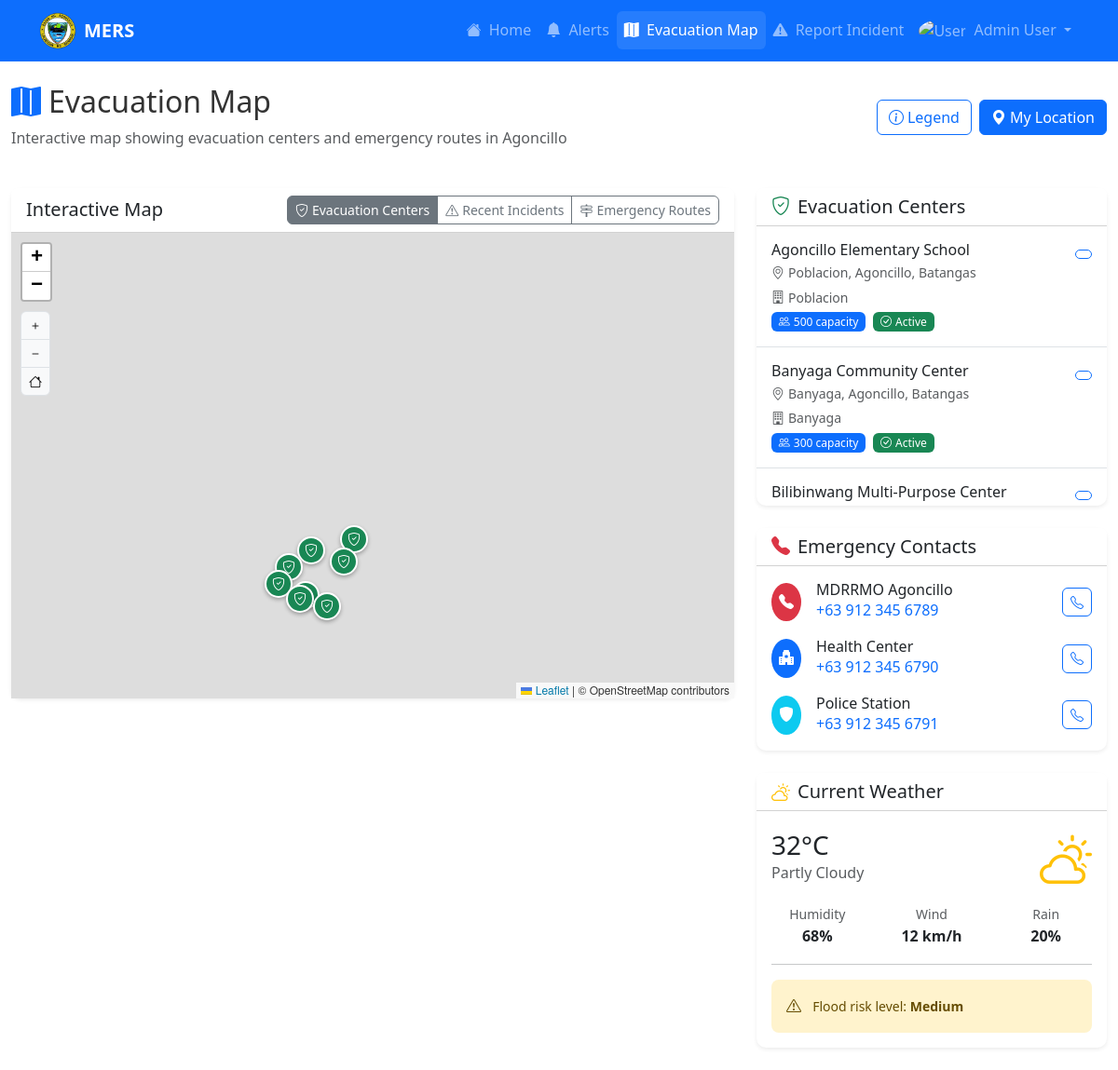
The app's page /user/map.php (signed in) with its own data.
### tables this page shows
CREATE TABLE users (
    id INT PRIMARY KEY AUTO_INCREMENT,
    first_name VARCHAR(100) NOT NULL,
    last_name VARCHAR(100) NOT NULL,
    email VARCHAR(255) UNIQUE NOT NULL,
    phone VARCHAR(20) UNIQUE NOT NULL,
    password VARCHAR(255) NOT NULL,
    address TEXT NOT NULL,
    barangay VARCHAR(100) NOT NULL,
    id_document VARCHAR(255),  
    selfie_photo VARCHAR(255),  
    verification_status ENUM('pending', 'verified', 'rejected') DEFAULT 'pending',
    phone_verified BOOLEAN DEFAULT FALSE,
    user_type ENUM('resident', 'admin') DEFAULT 'resident',
    created_at TIMESTAMP DEFAULT CURRENT_TIMESTAMP,
    updated_at TIMESTAMP DEFAULT CURRENT_TIMESTAMP ON UPDATE CURRENT_TIMESTAMP
);

CREATE TABLE evacuation_centers (
    id INT PRIMARY KEY AUTO_INCREMENT,
    name VARCHAR(255) NOT NULL,
    address TEXT NOT NULL,
    barangay_id INT NOT NULL,
    latitude DECIMAL(10, 8) NOT NULL,
    longitude DECIMAL(11, 8) NOT NULL,
    capacity INT NOT NULL,
    current_occupancy INT DEFAULT 0,
    facilities JSON,  
    contact_person VARCHAR(255),
    contact_number VARCHAR(20),
    status ENUM('active', 'inactive', 'full', 'maintenance') DEFAULT 'active',
    created_at TIMESTAMP DEFAULT CURRENT_TIMESTAMP,
    FOREIGN KEY (barangay_id) REFERENCES barangays(id)
);

CREATE TABLE barangays (
    id INT PRIMARY KEY AUTO_INCREMENT,
    name VARCHAR(100) NOT NULL,
    population INT DEFAULT 0,
    area_sqkm DECIMAL(10,2) DEFAULT 0,
    risk_level ENUM('low', 'medium', 'high', 'critical') DEFAULT 'low',
    created_at TIMESTAMP DEFAULT CURRENT_TIMESTAMP
);

### user/map.php (the view, shortened to what this page needs)
<?php
$database = new Database();
$db = $database->getConnection();
$query = "SELECT * FROM users WHERE id = :user_id";
$stmt = $db->prepare($query);
$stmt->bindParam(':user_id', $_SESSION['user_id']);
$stmt->execute();
$user = $stmt->fetch();
$query = "SELECT ec.*, b.name as barangay_name
          FROM evacuation_centers ec
          JOIN barangays b ON ec.barangay_id = b.id
          WHERE ec.status = 'active'
          ORDER BY ec.name";
$stmt = $db->prepare($query);
$stmt->execute();
$evacuation_centers = $stmt->fetchAll();
include '../includes/header.php';
?>
<nav class="navbar navbar-expand-lg navbar-dark bg-primary sticky-top">
    <div class="container">
        <a class="navbar-brand d-flex align-items-center" href="dashboard.php">
            <img src="../assets/img/logo.png" alt="Agoncillo Logo" class="me-2" style="height: 40px;">
            <span>MERS</span>
        </a>
        <div class="collapse navbar-collapse" id="navbarNav">
            <ul class="navbar-nav ms-auto">
                <li class="nav-item">
                    <a class="nav-link" href="dashboard.php"><i class="bi bi-house-fill me-1"></i> Home</a>
                </li>
                <li class="nav-item">
                    <a class="nav-link" href="alerts.php"><i class="bi bi-bell-fill me-1"></i> Alerts</a>
                </li>
                <li class="nav-item">
                    <a class="nav-link active" href="map.php"><i class="bi bi-map-fill me-1"></i> Evacuation Map</a>
                </li>
                <li class="nav-item">
                    <a class="nav-link" href="report.php"><i class="bi bi-exclamation-triangle-fill me-1"></i> Report Incident</a>
                </li>
                <li class="nav-item dropdown">
                    <a class="nav-link dropdown-toggle" href="#" id="userDropdown" role="button" data-bs-toggle="dropdown">
                        <img src="../<?php echo $user['selfie_photo'] ?: 'assets/img/user-avatar.jpg'; ?>" class="rounded-circle me-1" width="28" height="28" alt="User">
                        <span><?php echo $user['first_name'] . ' ' . $user['last_name']; ?></span>
                    </a>
                </li>
            </ul>
        </div>
    </div>
</nav>
<div class="container-fluid my-4">
    <div class="row mb-4">
        <div class="col-12">
            <div class="d-flex justify-content-between align-items-center mb-3">
                <div>
                    <h2><i class="bi bi-map-fill me-2 text-primary"></i>Evacuation Map</h2>
                    <p class="text-muted mb-0">Interactive map showing evacuation centers and emergency routes in Agoncillo</p>
                </div>
                <div class="d-flex gap-2">
                    <button class="btn btn-outline-primary" data-bs-toggle="modal" data-bs-target="#legendModal">
                        <i class="bi bi-info-circle me-1"></i>Legend
                    </button>
                    <button class="btn btn-primary" onclick="getCurrentLocation()">
                        <i class="bi bi-geo-alt-fill me-1"></i>My Location
                    </button>
                </div>
            </div>
        </div>
    </div>
    <div class="row">
        <div class="col-lg-8">
            <div class="card shadow-sm">
                <div class="card-header bg-white d-flex justify-content-between align-items-center">
                    <h5 class="card-title mb-0">Interactive Map</h5>
                    <div class="btn-group btn-group-sm" role="group">
                        <button type="button" class="btn btn-outline-secondary active" onclick="toggleLayer('evacuation')">
                            <i class="bi bi-shield-check me-1"></i>Evacuation Centers
                        </button>
                        <button type="button" class="btn btn-outline-secondary" onclick="toggleLayer('incidents')">
                            <i class="bi bi-exclamation-triangle me-1"></i>Recent Incidents
                        </button>
                        <button type="button" class="btn btn-outline-secondary" onclick="toggleLayer('routes')">
                            <i class="bi bi-signpost-2 me-1"></i>Emergency Routes
                        </button>
                    </div>
                </div>
                <div class="card-body p-0">
                    <div id="map-container" style="height: 500px; background: #f8f9fa; position: relative;">
                    </div>
                </div>
            </div>
        </div>
        <div class="col-lg-4">
            <div class="card shadow-sm mb-4">
                <div class="card-header bg-white">
                    <h5 class="card-title mb-0">
                        <i class="bi bi-shield-check me-2 text-success"></i>Evacuation Centers
                    </h5>
                </div>
                <div class="card-body p-0" style="max-height: 300px; overflow-y: auto;">
                    <?php foreach ($evacuation_centers as $center): ?>
                    <div class="evacuation-center p-3 border-bottom cursor-pointer"
                         onclick="focusOnLocation(<?php echo $center['latitude']; ?>, <?php echo $center['longitude']; ?>)"
                         data-bs-toggle="tooltip" title="Click to view on map">
                        <div class="d-flex justify-content-between align-items-start">
                            <div class="flex-grow-1">
                                <h6 class="mb-1"><?php echo $center['name']; ?></h6>
                                <p class="text-muted small mb-1">
                                    <i class="bi bi-geo-alt me-1"></i><?php echo $center['address']; ?>
                                </p>
                                <p class="text-muted small mb-1">
                                    <i class="bi bi-building me-1"></i><?php echo $center['barangay_name']; ?>
                                </p>
                                <div class="d-flex align-items-center">
                                    <span class="badge bg-primary me-2">
                                        <i class="bi bi-people me-1"></i><?php echo $center['capacity']; ?> capacity
                                    </span>
                                    <span class="badge bg-success">
                                        <i class="bi bi-check-circle me-1"></i><?php echo ucfirst($center['status']); ?>
                                    </span>
                                </div>
                            </div>
                            <div class="text-end">
                                <button class="btn btn-sm btn-outline-primary" onclick="getDirections(<?php echo $center['latitude']; ?>, <?php echo $center['longitude']; ?>)">
                                </button>
                            </div>
                        </div>
                    </div>
                    <?php endforeach; ?>
                </div>
            </div>
            <div class="card shadow-sm mb-4">
                <div class="card-header bg-white">
                    <h5 class="card-title mb-0">
                        <i class="bi bi-telephone-fill me-2 text-danger"></i>Emergency Contacts
                    </h5>
                </div>
                <div class="card-body">
                    <div class="d-flex align-items-center mb-3">
                        <div class="bg-danger text-white rounded-circle p-2 me-3">
                            <i class="bi bi-telephone-fill"></i>
                        </div>
                        <div class="flex-grow-1">
                            <h6 class="mb-0">MDRRMO Agoncillo</h6>
                            <a href="tel:+639123456789" class="text-decoration-none">+63 912 345 6789</a>
                        </div>
                        <button class="btn btn-sm btn-outline-primary" onclick="callEmergency('+639123456789')">
                            <i class="bi bi-telephone"></i>
                        </button>
                    </div>
                    <div class="d-flex align-items-center mb-3">
                        <div class="bg-primary text-white rounded-circle p-2 me-3">
                            <i class="bi bi-hospital-fill"></i>
                        </div>
                        <div class="flex-grow-1">
                            <h6 class="mb-0">Health Center</h6>
                            <a href="tel:+639123456790" class="text-decoration-none">+63 912 345 6790</a>
                        </div>
                        <button class="btn btn-sm btn-outline-primary" onclick="callEmergency('+639123456790')">
                            <i class="bi bi-telephone"></i>
                        </button>
                    </div>
                    <div class="d-flex align-items-center">
                        <div class="bg-info text-white rounded-circle p-2 me-3">
                            <i class="bi bi-shield-fill"></i>
                        </div>
                        <div class="flex-grow-1">
                            <h6 class="mb-0">Police Station</h6>
                            <a href="tel:+639123456791" class="text-decoration-none">+63 912 345 6791</a>
                        </div>
                        <button class="btn btn-sm btn-outline-primary" onclick="callEmergency('+639123456791')">
                            <i class="bi bi-telephone"></i>
                        </button>
                    </div>
                </div>
            </div>
            <div class="card shadow-sm">
                <div class="card-header bg-white">
                    <h5 class="card-title mb-0">
                        <i class="bi bi-cloud-sun me-2 text-warning"></i>Current Weather
                    </h5>
                </div>
                <div class="card-body">
                    <div class="d-flex justify-content-between align-items-center mb-3">
                        <div>
                            <h3 class="mb-0">32°C</h3>
                            <p class="text-muted mb-0">Partly Cloudy</p>
                        </div>
                        <i class="bi bi-cloud-sun display-4 text-warning"></i>
                    </div>
                    <div class="row text-center">
                        <div class="col-4">
                            <small class="text-muted d-block">Humidity</small>
                            <strong>68%</strong>
                        </div>
                        <div class="col-4">
                            <small class="text-muted d-block">Wind</small>
                            <strong>12 km/h</strong>
                        </div>
                        <div class="col-4">
                            <small class="text-muted d-block">Rain</small>
                            <strong>20%</strong>
                        </div>
                    </div>
                    <hr>
                    <div class="alert alert-warning alert-sm mb-0" role="alert">
                        <i class="bi bi-exclamation-triangle me-2"></i>
                        <small>Flood risk level: <strong>Medium</strong></small>
                    </div>
                </div>
            </div>
        </div>
    </div>
</div>
<link rel="stylesheet" href="https://unpkg.com/leaflet@1.9.4/dist/leaflet.css" />
<?php include '../includes/footer.php'; ?>

### assets/css/styles.css (style rules this page uses)
:root { --primary-color: #0d6efd; --secondary-color: #6c757d; --success-color: #198754; --danger-color: #dc3545; --warning-color: #ffc107; --info-color: #0dcaf0; --light-color: #f8f9fa; --dark-color: #212529; }
body { font-family: "Segoe UI", Tahoma, Geneva, Verdana, sans-serif; line-height: 1.6; color: #333; }
.navbar-brand img { height: 40px; width: auto; }
.card { border: none; border-radius: 10px; box-shadow: 0 0.125rem 0.25rem rgba(0, 0, 0, 0.075); transition: box-shadow 0.15s ease-in-out; }
.btn { border-radius: 6px; font-weight: 500; transition: all 0.2s ease-in-out; }
.alert { border: none; border-radius: 8px; }
.badge { font-weight: 500; }

### assets/css/user.css (style rules this page uses)
.navbar-brand { font-weight: 600; }
.navbar-nav .nav-link { font-weight: 500; transition: all 0.2s ease; }
.navbar-nav .nav-link.active { background-color: rgba(255, 255, 255, 0.1); border-radius: 6px; }
.alert-warning { border-left-color: #ffc107; }
.evacuation-center { padding: 0.75rem; border-bottom: 1px solid #e9ecef; transition: all 0.2s ease; }

### records on screen
users: first_name "Admin", last_name "User"
evacuation_centers: name "Agoncillo Elementary School", address "Poblacion, Agoncillo, Batangas", barangay.name "Poblacion", capacity "500", status "Active"
evacuation_centers: name "Banyaga Community Center", address "Banyaga, Agoncillo, Batangas", barangay.name "Banyaga", capacity "300", status "Active"
evacuation_centers: name "Bilibinwang Multi-Purpose Center"
